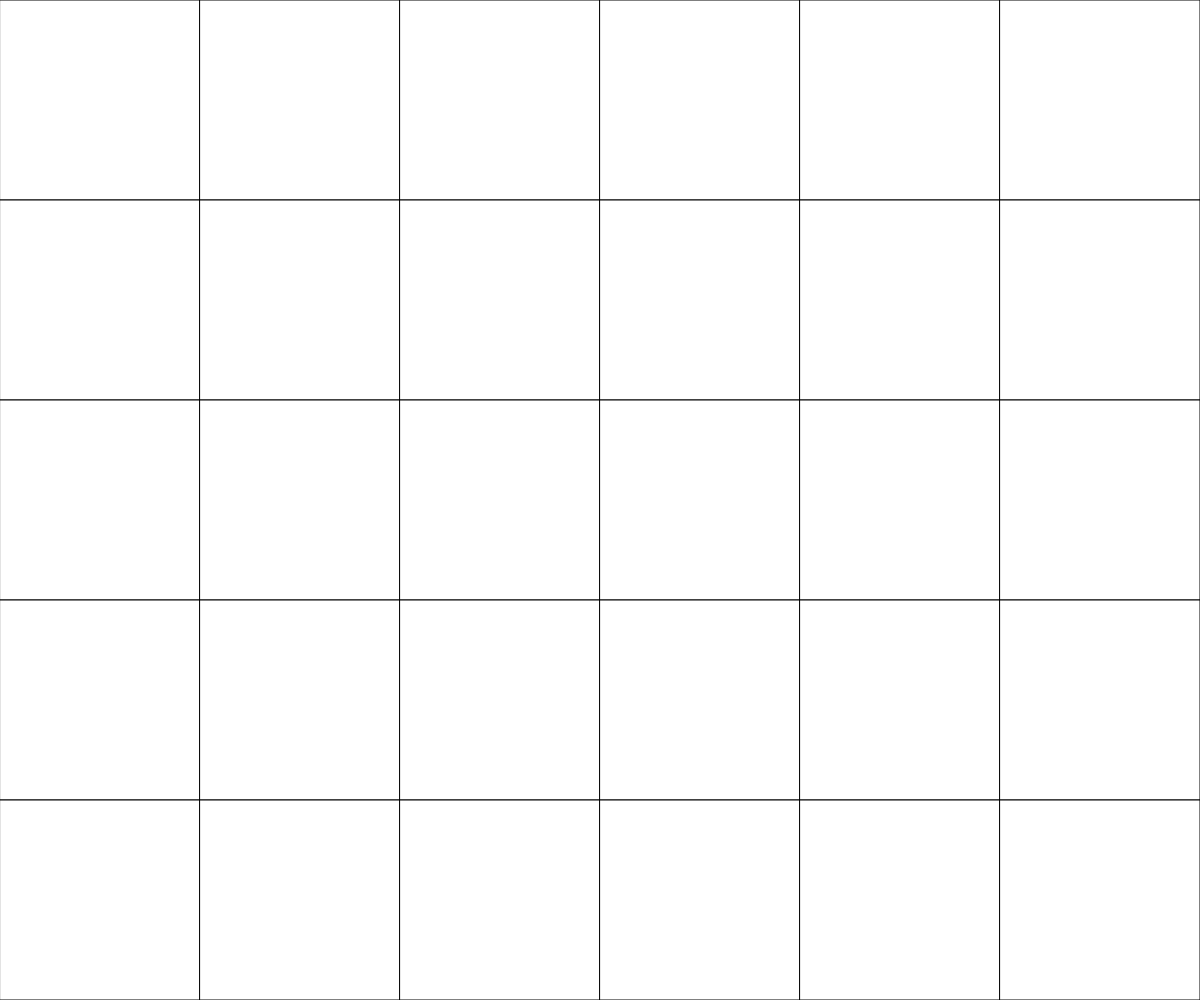
Frame 1 (no input)
Frame 60 (no input): identical to frame 1, image omitted
Frame 120 (the mouse pressed at the canvas centre since frame 60): identical to frame 1, image omitted

The p5.js sketch that drew this single still picture (run headless with seeded random() and noise() and a simulated clock; from frame 60 on, the mouse is pressed at the canvas centre):

// p5.js sketch
// ── sketch.js
function setup() {//runs one time

createCanvas (windowWidth, windowHeight);
    
    fill ('white')
  strokeWeight (1);
}

function draw() {//runs in a loop

 var num = 6;
  var sideLen = windowWidth/num;
  
  for (var y = 0; y < windowHeight; y = y + sideLen) {
  for (var x = 0; x < windowWidth; x = x + sideLen) {
    
  quad (
    x,y, 
   x + sideLen,y,
   x + sideLen,y + sideLen,
    x, y + sideLen
  );  
    
  }
  }
}
function windowResized(){
    resizeCanvas (windowWidth, windowHeight);
}
